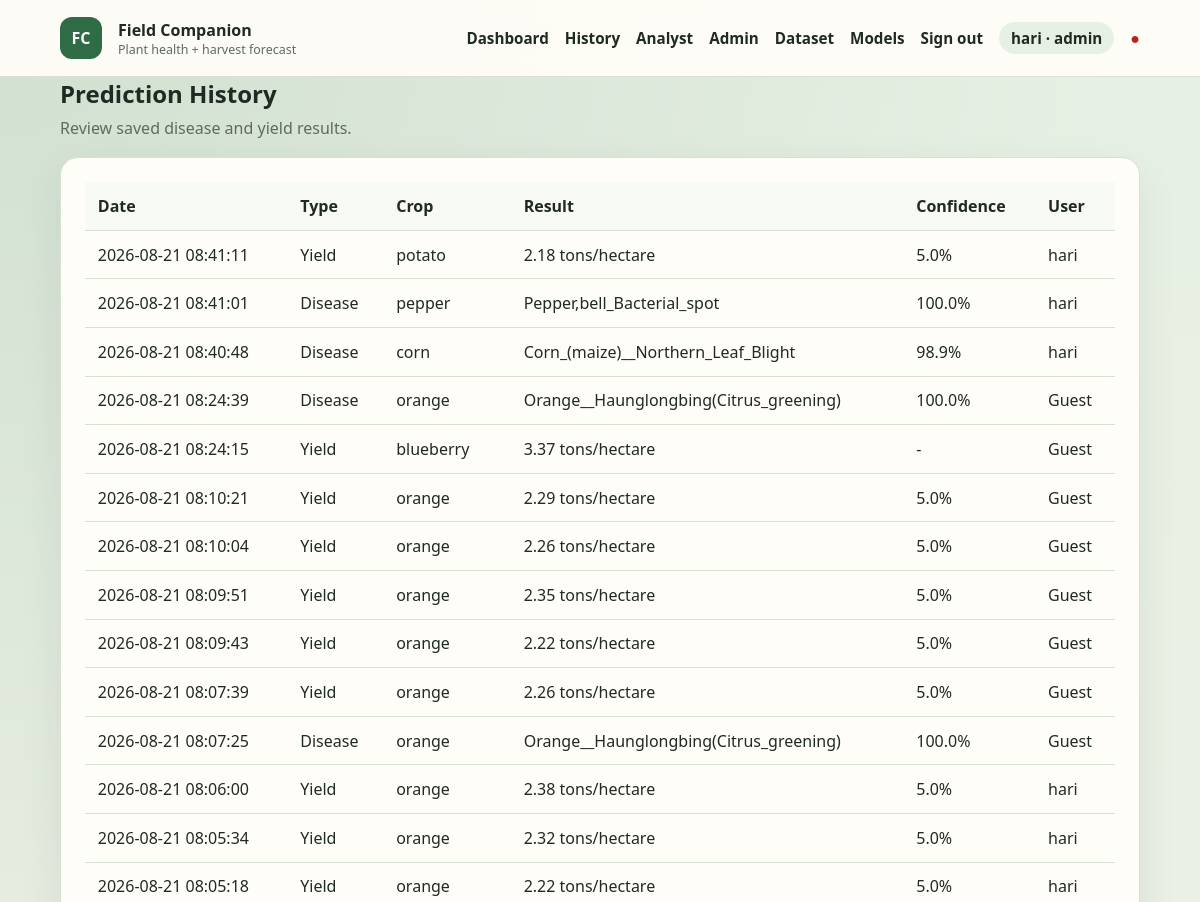
Page /history (signed in, upper part) on the earlier database version.
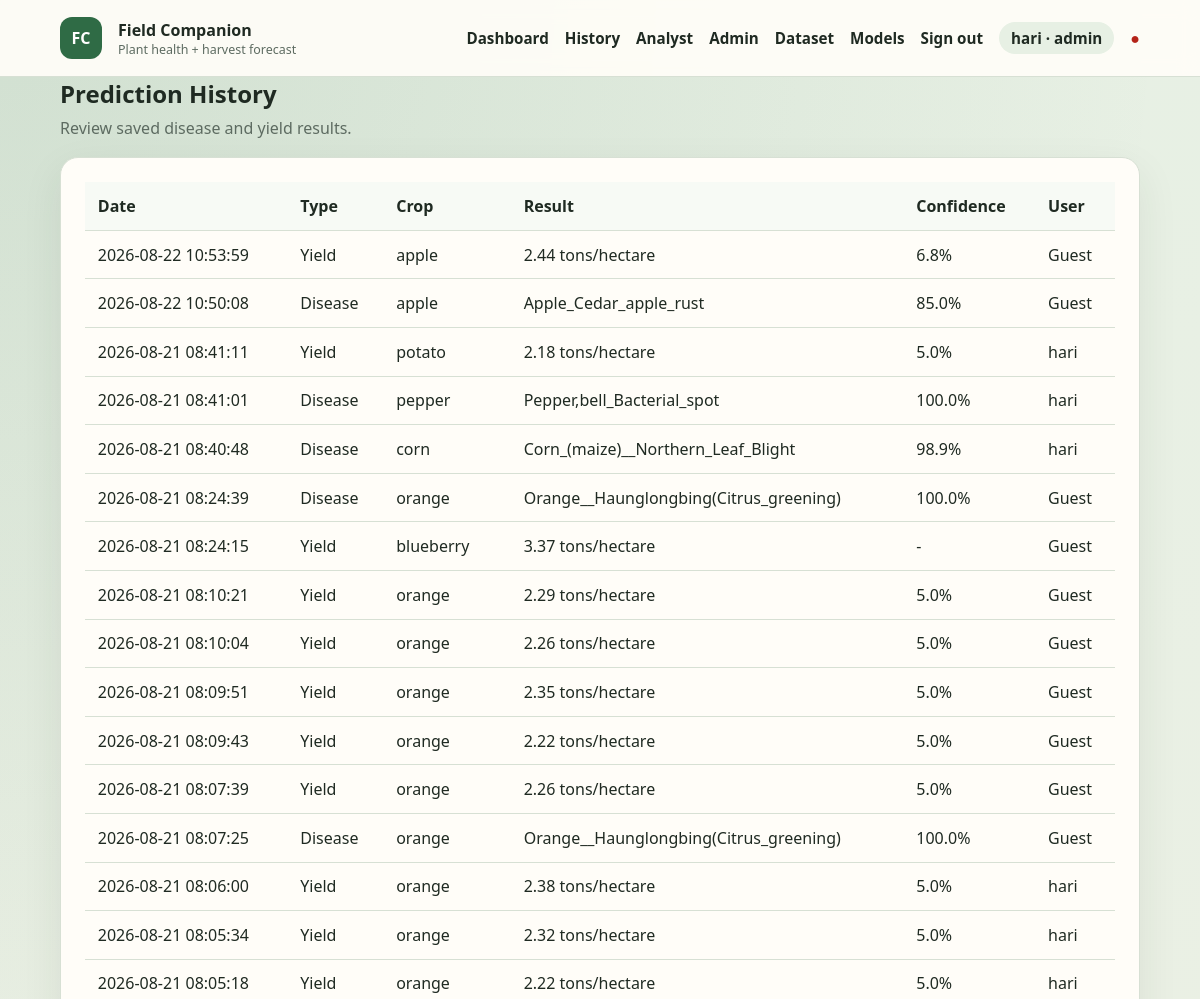
Same page on the later database version.
### tables this page shows
CREATE TABLE users (
                id INTEGER PRIMARY KEY AUTOINCREMENT,
                name TEXT NOT NULL,
                email TEXT NOT NULL UNIQUE,
                password_hash TEXT NOT NULL,
                role TEXT NOT NULL DEFAULT 'farmer',
                created_at TEXT NOT NULL DEFAULT CURRENT_TIMESTAMP
            );

CREATE TABLE prediction_history (
                id INTEGER PRIMARY KEY AUTOINCREMENT,
                user_id INTEGER REFERENCES users(id) ON DELETE SET NULL,
                prediction_type TEXT NOT NULL,
                crop TEXT,
                disease_class INTEGER,
                confidence REAL,
                yield_prediction REAL,
                input_data TEXT NOT NULL,
                created_at TEXT NOT NULL DEFAULT CURRENT_TIMESTAMP
            , disease_label TEXT);

### app.py (the view)
@app.route("/history")
@role_required("farmer", "analyst", "admin")
def history():
    user = current_user()
    records = list_predictions(None if user["role"] in ("analyst", "admin") else user["id"])
    return render_template("history.html", records=records)

### app.py (called while the page is built)
@app.context_processor
def inject_globals():
    return {
        "csrf_token": generate_csrf_token(),
        "user": current_user(),
    }

@app.before_request
def enforce_csrf():
    if request.endpoint in {"static"}:
        return None
    return csrf_protect(lambda: None)()

@app.after_request
def add_security_headers(response):
    response.headers.setdefault("X-Content-Type-Options", "nosniff")
    response.headers.setdefault("X-Frame-Options", "SAMEORIGIN")
    response.headers.setdefault("Referrer-Policy", "strict-origin-when-cross-origin")
    response.headers.setdefault(
        "Content-Security-Policy",
        "default-src 'self'; img-src 'self' data:; style-src 'self' 'unsafe-inline'; script-src 'self'; connect-src 'self'; base-uri 'self'; form-action 'self'",
    )
    response.headers.setdefault("Permissions-Policy", "camera=(), microphone=(), geolocation=()")
    if getattr(g, "rate_remaining", None) is not None:
        response.headers["X-RateLimit-Remaining"] = str(g.rate_remaining)
    return response

def current_user():
    user_id = session.get("user_id")
    return find_user(user_id) if user_id else None

def role_required(*roles):
    def decorator(view):
        @wraps(view)
        def wrapped(*args, **kwargs):
            user = current_user()
            if not user:
                if request.path.startswith("/api/"):
                    return jsonify({"error": "Authentication required."}), 401
                return redirect(url_for("login", next=request.path))
            if user["role"] not in roles:
                if request.path.startswith("/api/"):
                    return jsonify({"error": "You do not have permission for this resource."}), 403
                return render_template("error.html", code=403, message="You do not have permission for this page."), 403
            return view(*args, **kwargs)
        return wrapped
    return decorator

### utils/database.py (called while the page is built)
@contextmanager
def connection():
    DATABASE_PATH.parent.mkdir(parents=True, exist_ok=True)
    database = sqlite3.connect(DATABASE_PATH)
    database.row_factory = sqlite3.Row
    try:
        yield database
        database.commit()
    finally:
        database.close()

def find_user(user_id):
    with connection() as database:
        return database.execute("SELECT * FROM users WHERE id = ?", (user_id,)).fetchone()

### templates/history.html (shortened to what this page needs)
{% extends "base.html" %}
{% block content %}
<div class="page-heading"><div><h2>Prediction History</h2><p>Review saved disease and yield results.</p></div></div>
<div class="table-panel panel">
    {% if records %}
    <div class="table-scroll"><table><thead><tr><th>Date</th><th>Type</th><th>Crop</th><th>Result</th><th>Confidence</th><th>User</th></tr></thead><tbody>
    {% for record in records %}<tr><td>{{ record['created_at'] }}</td><td>{{ record['prediction_type']|capitalize }}</td><td>{{ record['crop'] or '-' }}</td><td>{% if record['prediction_type'] == 'yield' %}{{ record['yield_prediction'] }} tons/hectare{% else %}{{ record['disease_label'] or ('Class ' ~ record['disease_class']) }}{% endif %}</td><td>{% if record['confidence'] is not none %}{{ (record['confidence'] * 100)|round(1) }}%{% else %}-{% endif %}</td><td>{{ record['name'] or 'Guest' }}</td></tr>{% endfor %}
    </tbody></table></div>
    {% else %}<p class="empty-state">No prediction history yet.</p>{% endif %}
</div>
{% endblock %}

### templates/base.html (shortened to what this page needs)
<!DOCTYPE html>
<html lang="en">
<head>
    <link rel="stylesheet" href="{{ url_for('static', filename='css/style.css') }}">
</head>
<body>
    <nav class="navbar">
        <div class="container">
            <a class="navbar-brand" href="{{ url_for('index') }}">
                <span class="brand-mark">FC</span>
                <span>
                    <strong>Field Companion</strong>
                    <small>Plant health + harvest forecast</small>
                </span>
            </a>
            <div class="navbar-menu" id="navbar-menu">
                <a href="{{ url_for('index') }}">Dashboard</a>
                {% if user %}<a href="{{ url_for('history') }}">History</a>{% endif %}
                {% if user and user['role'] in ('analyst', 'admin') %}<a href="{{ url_for('analyst_dashboard') }}">Analyst</a>{% endif %}
                {% if user and user['role'] == 'admin' %}
                    <a href="{{ url_for('admin_dashboard') }}">Admin</a>
                    <a href="{{ url_for('manage_dataset') }}">Dataset</a>
                    <a href="{{ url_for('manage_models') }}">Models</a>
                {% endif %}
                {% if user %}
                    <a href="{{ url_for('logout') }}">Sign out</a>
                    <span class="user-chip">{{ user['name'] }} · {{ user['role'] }}</span>
                {% else %}
                    <a href="{{ url_for('login') }}">Sign in</a>
                {% endif %}
                <span class="status-indicator" id="health-status" title="API status">●</span>
            </div>
        </div>
    </nav>
    <main class="container">
        {% block content %}{% endblock %}
    </main>
</body>
</html>

### static/css/style.css (style rules this page uses)
:root { --bg: #f3efe4; --bg-accent: #e7f0e4; --ink: #1f2a22; --muted: #5d6b61; --primary: #2f6b45; --primary-dark: #214d32; --secondary: #c47b2b; --card: #fffdf8; --line: #d7e0d4; --danger: #b42318; --warning: #9a6700; --radius: 18px; --shadow: 0 14px 40px rgba(33, 52, 38, 0.08); }
* { box-sizing: border-box; margin: 0; padding: 0; }
body { font-family: "Source Sans 3", "Segoe UI", sans-serif; background: radial-gradient(circle at top left, rgba(47, 107, 69, 0.12), transparent 28%), linear-gradient(180deg, var(--bg-accent), var(--bg)); color: var(--ink); min-height: 100vh; }
.container { max-width: 1120px; margin: 0 auto; padding: 0 20px; }
.navbar { position: sticky; top: 0; z-index: 20; background: rgba(255, 253, 248, 0.92); backdrop-filter: blur(10px); border-bottom: 1px solid var(--line); }
.navbar .container, .navbar-menu, .navbar-brand { display: flex; align-items: center; gap: 1rem; }
.navbar .container { justify-content: space-between; min-height: 76px; }
.navbar-brand { text-decoration: none; color: var(--ink); }
.navbar-brand small { display: block; color: var(--muted); font-size: 0.78rem; }
.brand-mark { width: 42px; height: 42px; border-radius: 12px; display: grid; place-items: center; background: var(--primary); color: white; font-weight: 800; }
.navbar-menu a, .navbar-menu .user-chip { color: var(--ink); text-decoration: none; font-weight: 600; font-size: 0.95rem; }
.user-chip { background: var(--bg-accent); border-radius: 999px; padding: 0.35rem 0.75rem; color: var(--muted); }
.status-indicator { color: var(--primary); }
main { padding: 2rem 0 3rem; }
.hero, .panel, .status-card, .info-panel, .table-panel, .auth-panel { background: var(--card); border: 1px solid var(--line); border-radius: var(--radius); box-shadow: var(--shadow); }
.hero p, .panel-description, .hint, .weather-source, .empty-state, .page-heading p { color: var(--muted); line-height: 1.55; }
.panel, .info-panel, .table-panel, .auth-panel { padding: 1.5rem; }
.panel h2, .info-panel h2, .page-heading h2 { margin-bottom: 0.4rem; }
.page-heading { display: flex; justify-content: space-between; margin-bottom: 1rem; }
.table-scroll { overflow-x: auto; }
table { width: 100%; border-collapse: collapse; }
th, td { text-align: left; padding: 0.8rem; border-bottom: 1px solid var(--line); }
th { background: #f7faf5; }

Differences in the rows shown:
added prediction_history: created_at "2026-08-22 10:53:59", prediction_type "Yield", crop "apple", yield_prediction "2.44", (record['confidence']*100)|round(1) "6.8", record "Guest"
added prediction_history: created_at "2026-08-22 10:50:08", prediction_type "Disease", crop "apple", disease_label "Apple_Cedar_apple_rust", (record['confidence']*100)|round(1) "85.0", record "Guest"
